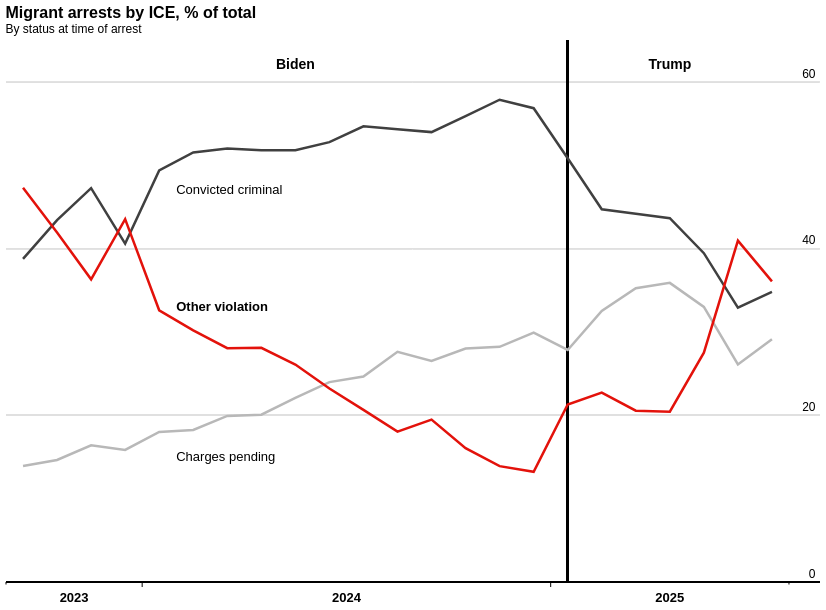

The notebook cell saved with this chart:
### Code cell
# Define percentage breakdown chart
spec_percentage = {
    "$schema": "https://vega.github.io/schema/vega-lite/v6.json",
    "config": {
        "view": {"continuousWidth": 300, "continuousHeight": 300, "stroke": "transparent"},
        "axis": {
            "domainColor": "black",
            "domainWidth": 1,
            "labelFont": "Arial, sans-serif",
            "labelFontSize": 12,
            "titleFont": "Arial, sans-serif",
            "titleFontSize": 13
        },
        "title": {
            "anchor": "start",
            "font": "Arial, sans-serif",
            "fontSize": 16,
            "fontWeight": "bold"
        }
    },
    "width": 800,
    "height": 500,
    "title": {
        "text": "Migrant arrests by ICE, % of total",
        "subtitle": "By status at time of arrest",
        "anchor": "start"
    },
    "data": {"values": status_counts.to_dict('records')},
    "layer": [
        {"mark": {"type": "rule", "strokeWidth": 1, "color": "#e0e0e0"}, "encoding": {"y": {"datum": 20}, "x": {"datum": -0.5}, "x2": {"datum": 23.4}}},
        {"mark": {"type": "rule", "strokeWidth": 1, "color": "#e0e0e0"}, "encoding": {"y": {"datum": 40}, "x": {"datum": -0.5}, "x2": {"datum": 23.4}}},
        {"mark": {"type": "rule", "strokeWidth": 1, "color": "#e0e0e0"}, "encoding": {"y": {"datum": 60}, "x": {"datum": -0.5}, "x2": {"datum": 23.4}}},
        {"mark": {"type": "rule", "strokeWidth": 2, "color": "black"}, "encoding": {"x": {"datum": 16}, "y": {"datum": 0}, "y2": {"datum": 65}}},
        {
            "mark": {"type": "line", "point": {"filled": True, "size": 100, "opacity": 0}, "strokeWidth": 2.5, "tooltip": True},
            "encoding": {
                "x": {
                    "field": "x_pos",
                    "type": "quantitative",
                    "axis": {
                        "title": None,
                        "labels": False,
                        "ticks": False,
                        "grid": False,
                        "domain": True,
                        "domainColor": "black",
                        "domainWidth": 2,
                        "domainOpacity": 1
                    },
                    "scale": {"domain": [-0.5, 23], "nice": False}
                },
                "y": {
                    "field": "percentage",
                    "type": "quantitative",
                    "axis": {
                        "title": None,
                        "grid": False,
                        "labels": True,
                        "values": [0, 20, 40, 60],
                        "domain": False,
                        "ticks": False,
                        "orient": "right",
                        "labelAlign": "right",
                        "labelBaseline": "middle",
                        "labelPadding": 9,
                        "labelOffset": -9
                    },
                    "scale": {"domain": [0, 60]}
                },
                "color": {
                    "field": "category",
                    "type": "nominal",
                    "scale": {"domain": ["Convicted criminal", "Other violation", "Charges pending"], "range": ["#404040", "#E3120B", "#B8B8B8"]},
                    "legend": None
                },
                "detail": {"field": "category", "type": "nominal"},
                "tooltip": [
                    {"field": "date", "type": "temporal", "title": "Month", "format": "%b %Y"},
                    {"field": "category", "type": "nominal", "title": "Status"},
                    {"field": "percentage", "type": "quantitative", "title": "Percentage", "format": ".1f"}
                ]
            }
        },
        {"mark": {"type": "rule", "strokeWidth": 1, "color": "black"}, "encoding": {"y": {"datum": 0, "type": "quantitative"}, "x": {"datum": -0.5, "type": "quantitative"}, "x2": {"datum": 23.4}}},
        {
            "data": {"values": [{"x": -0.5}, {"x": 22.5}]},
            "mark": {"type": "rule", "strokeWidth": 1, "color": "#000000"},
            "encoding": {"x": {"field": "x", "type": "quantitative", "axis": None}, "y": {"datum": 0}, "y2": {"datum": -0.3}}
        },
        {
            "data": {"values": [{"x": 3.5}, {"x": 15.5}]},
            "mark": {"type": "rule", "strokeWidth": 1, "color": "#000000"},
            "encoding": {"x": {"field": "x", "type": "quantitative", "axis": None}, "y": {"datum": 0}, "y2": {"datum": -0.6}}
        },
        {
            "data": {"values": [{"year": "2023", "x_pos": 1.5}, {"year": "2024", "x_pos": 9.5}, {"year": "2025", "x_pos": 19}]},
            "mark": {"type": "text", "fontSize": 13, "fontWeight": "bold", "baseline": "top", "dy": 10},
            "encoding": {"x": {"field": "x_pos", "type": "quantitative", "axis": None}, "y": {"datum": 0}, "text": {"field": "year", "type": "nominal"}}
        },
        {
            "data": {"values": [{"label": "Biden", "x_pos": 8}]},
            "mark": {"type": "text", "fontSize": 14, "fontWeight": "bold", "baseline": "middle"},
            "encoding": {"x": {"field": "x_pos", "type": "quantitative", "axis": None}, "y": {"datum": 62}, "text": {"field": "label", "type": "nominal"}}
        },
        {
            "data": {"values": [{"label": "Trump", "x_pos": 19}]},
            "mark": {"type": "text", "fontSize": 14, "fontWeight": "bold", "baseline": "middle"},
            "encoding": {"x": {"field": "x_pos", "type": "quantitative", "axis": None}, "y": {"datum": 62}, "text": {"field": "label", "type": "nominal"}}
        },
        {
            "data": {"values": [{"label": "Convicted criminal", "x_pos": 4.5, "y": 47}]},
            "mark": {"type": "text", "align": "left", "baseline": "middle", "fontSize": 13, "fontWeight": "normal"},
            "encoding": {"x": {"field": "x_pos", "type": "quantitative", "axis": None}, "y": {"field": "y", "type": "quantitative"}, "text": {"field": "label", "type": "nominal"}}
        },
        {
            "data": {"values": [{"label": "Other violation", "x_pos": 4.5, "y": 33}]},
            "mark": {"type": "text", "align": "left", "baseline": "middle", "fontSize": 13, "fontWeight": "bold"},
            "encoding": {"x": {"field": "x_pos", "type": "quantitative", "axis": None}, "y": {"field": "y", "type": "quantitative"}, "text": {"field": "label", "type": "nominal"}}
        },
        {
            "data": {"values": [{"label": "Charges pending", "x_pos": 4.5, "y": 15}]},
            "mark": {"type": "text", "align": "left", "baseline": "middle", "fontSize": 13, "fontWeight": "normal"},
            "encoding": {"x": {"field": "x_pos", "type": "quantitative", "axis": None}, "y": {"field": "y", "type": "quantitative"}, "text": {"field": "label", "type": "nominal"}}
        }
    ]
}

chart_percentage = alt.Chart.from_dict(spec_percentage)
chart_percentage

### Figure 1 — Vega-Lite specification as saved in the notebook (floating-point values rounded to 4 significant figures)
{"config": {"view": {"continuousWidth": 300, "continuousHeight": 300, "stroke": "transparent"}, "axis": {"domainColor": "black", "domainWidth": 1, "labelFont": "Arial, sans-serif", "labelFontSize": 12, "titleFont": "Arial, sans-serif", "titleFontSize": 13}, "title": {"anchor": "start", "font": "Arial, sans-serif", "fontSize": 16, "fontWeight": "bold"}}, "layer": [{"mark": {"type": "rule", "color": "#e0e0e0", "strokeWidth": 1}, "encoding": {"x": {"datum": -0.5}, "x2": {"datum": 23.4}, "y": {"datum": 20}}}, {"mark": {"type": "rule", "color": "#e0e0e0", "strokeWidth": 1}, "encoding": {"x": {"datum": -0.5}, "x2": {"datum": 23.4}, "y": {"datum": 40}}}, {"mark": {"type": "rule", "color": "#e0e0e0", "strokeWidth": 1}, "encoding": {"x": {"datum": -0.5}, "x2": {"datum": 23.4}, "y": {"datum": 60}}}, {"mark": {"type": "rule", "color": "black", "strokeWidth": 2}, "encoding": {"x": {"datum": 16}, "y": {"datum": 0}, "y2": {"datum": 65}}}, {"mark": {"type": "line", "point": {"filled": true, "opacity": 0, "size": 100}, "strokeWidth": 2.5, "tooltip": true}, "encoding": {"color": {"field": "category", "legend": null, "scale": {"domain": ["Convicted criminal", "Other violation", "Charges pending"], "range": ["#404040", "#E3120B", "#B8B8B8"]}, "type": "nominal"}, "detail": {"field": "category", "type": "nominal"}, "tooltip": [{"field": "date", "format": "%b %Y", "title": "Month", "type": "temporal"}, {"field": "category", "title": "Status", "type": "nominal"}, {"field": "percentage", "format": ".1f", "title": "Percentage", "type": "quantitative"}], "x": {"axis": {"domain": true, "domainColor": "black", "domainOpacity": 1, "domainWidth": 2, "grid": false, "labels": false, "ticks": false, "title": null}, "field": "x_pos", "scale": {"domain": [-0.5, 23], "nice": false}, "type": "quantitative"}, "y": {"axis": {"domain": false, "grid": false, "labelAlign": "right", "labelBaseline": "middle", "labelOffset": -9, "labelPadding": 9, "labels": true, "orient": "right", "ticks": false, "title": null, "values": [0, 20, 40, 60]}, "field": "percentage", "scale": {"domain": [0, 60]}, "type": "quantitative"}}}, {"mark": {"type": "rule", "color": "black", "strokeWidth": 1}, "encoding": {"x": {"datum": -0.5, "type": "quantitative"}, "x2": {"datum": 23.4}, "y": {"datum": 0, "type": "quantitative"}}}, {"mark": {"type": "rule", "color": "#000000", "strokeWidth": 1}, "data": {"values": [{"x": -0.5}, {"x": 22.5}]}, "encoding": {"x": {"axis": null, "field": "x", "type": "quantitative"}, "y": {"datum": 0}, "y2": {"datum": -0.3}}}, {"mark": {"type": "rule", "color": "#000000", "strokeWidth": 1}, "data": {"values": [{"x": 3.5}, {"x": 15.5}]}, "encoding": {"x": {"axis": null, "field": "x", "type": "quantitative"}, "y": {"datum": 0}, "y2": {"datum": -0.6}}}, {"mark": {"type": "text", "baseline": "top", "dy": 10, "fontSize": 13, "fontWeight": "bold"}, "data": {"values": [{"year": "2023", "x_pos": 1.5}, {"year": "2024", "x_pos": 9.5}, {"year": "2025", "x_pos": 19}]}, "encoding": {"text": {"field": "year", "type": "nominal"}, "x": {"axis": null, "field": "x_pos", "type": "quantitative"}, "y": {"datum": 0}}}, {"mark": {"type": "text", "baseline": "middle", "fontSize": 14, "fontWeight": "bold"}, "data": {"values": [{"label": "Biden", "x_pos": 8}]}, "encoding": {"text": {"field": "label", "type": "nominal"}, "x": {"axis": null, "field": "x_pos", "type": "quantitative"}, "y": {"datum": 62}}}, {"mark": {"type": "text", "baseline": "middle", "fontSize": 14, "fontWeight": "bold"}, "data": {"values": [{"label": "Trump", "x_pos": 19}]}, "encoding": {"text": {"field": "label", "type": "nominal"}, "x": {"axis": null, "field": "x_pos", "type": "quantitative"}, "y": {"datum": 62}}}, {"mark": {"type": "text", "align": "left", "baseline": "middle", "fontSize": 13, "fontWeight": "normal"}, "data": {"values": [{"label": "Convicted criminal", "x_pos": 4.5, "y": 47}]}, "encoding": {"text": {"field": "label", "type": "nominal"}, "x": {"axis": null, "field": "x_pos", "type": "quantitative"}, "y": {"field": "y", "type": "quantitative"}}}, {"mark": {"type": "text", "align": "left", "baseline": "middle", "fontSize": 13, "fontWeight": "bold"}, "data": {"values": [{"label": "Other violation", "x_pos": 4.5, "y": 33}]}, "encoding": {"text": {"field": "label", "type": "nominal"}, "x": {"axis": null, "field": "x_pos", "type": "quantitative"}, "y": {"field": "y", "type": "quantitative"}}}, {"mark": {"type": "text", "align": "left", "baseline": "middle", "fontSize": 13, "fontWeight": "normal"}, "data": {"values": [{"label": "Charges pending", "x_pos": 4.5, "y": 15}]}, "encoding": {"text": {"field": "label", "type": "nominal"}, "x": {"axis": null, "field": "x_pos", "type": "quantitative"}, "y": {"field": "y", "type": "quantitative"}}}], "data": {"name": "data-a4d96ecce02801940ffb12e557867634"}, "height": 500, "title": {"text": "Migrant arrests by ICE, % of total", "anchor": "start", "subtitle": "By status at time of arrest"}, "width": 800, "$schema": "https://vega.github.io/schema/vega-lite/v6.json", "datasets": {"data-a4d96ecce02801940ffb12e557867634": [{"apprehension_criminality": "1 Convicted Criminal", "arrests": 4148, "total_arrests": 10698, "percentage": 38.77, "date": "2023-09-01T00:00:00", "date_str": "2023-09-01", "admin": "Biden", "category": "Convicted criminal", "color": "#404040", "x_pos": 0, "sort_order": 3, "month_letter": "S"}, {"apprehension_criminality": "2 Pending Criminal Charges", "arrests": 1489, "total_arrests": 10698, "percentage": 13.92, "date": "2023-09-01T00:00:00", "date_str": "2023-09-01", "admin": "Biden", "category": "Charges pending", "color": "#B8B8B8", "x_pos": 0, "sort_order": 1, "month_letter": "S"}, {"apprehension_criminality": "3 Other Immigration Violator", "arrests": 5061, "total_arrests": 10698, "percentage": 47.31, "date": "2023-09-01T00:00:00", "date_str": "2023-09-01", "admin": "Biden", "category": "Other violation", "color": "#E3120B", "x_pos": 0, "sort_order": 2, "month_letter": "S"}, {"apprehension_criminality": "1 Convicted Criminal", "arrests": 4428, "total_arrests": 10197, "percentage": 43.42, "date": "2023-10-01T00:00:00", "date_str": "2023-10-01", "admin": "Biden", "category": "Convicted criminal", "color": "#404040", "x_pos": 1, "sort_order": 3, "month_letter": "O"}, {"apprehension_criminality": "2 Pending Criminal Charges", "arrests": 1493, "total_arrests": 10197, "percentage": 14.64, "date": "2023-10-01T00:00:00", "date_str": "2023-10-01", "admin": "Biden", "category": "Charges pending", "color": "#B8B8B8", "x_pos": 1, "sort_order": 1, "month_letter": "O"}, {"apprehension_criminality": "3 Other Immigration Violator", "arrests": 4276, "total_arrests": 10197, "percentage": 41.93, "date": "2023-10-01T00:00:00", "date_str": "2023-10-01", "admin": "Biden", "category": "Other violation", "color": "#E3120B", "x_pos": 1, "sort_order": 2, "month_letter": "O"}, {"apprehension_criminality": "1 Convicted Criminal", "arrests": 4266, "total_arrests": 9025, "percentage": 47.27, "date": "2023-11-01T00:00:00", "date_str": "2023-11-01", "admin": "Biden", "category": "Convicted criminal", "color": "#404040", "x_pos": 2, "sort_order": 3, "month_letter": "N"}, {"apprehension_criminality": "2 Pending Criminal Charges", "arrests": 1481, "total_arrests": 9025, "percentage": 16.41, "date": "2023-11-01T00:00:00", "date_str": "2023-11-01", "admin": "Biden", "category": "Charges pending", "color": "#B8B8B8", "x_pos": 2, "sort_order": 1, "month_letter": "N"}, {"apprehension_criminality": "3 Other Immigration Violator", "arrests": 3278, "total_arrests": 9025, "percentage": 36.32, "date": "2023-11-01T00:00:00", "date_str": "2023-11-01", "admin": "Biden", "category": "Other violation", "color": "#E3120B", "x_pos": 2, "sort_order": 2, "month_letter": "N"}, {"apprehension_criminality": "1 Convicted Criminal", "arrests": 4038, "total_arrests": 9944, "percentage": 40.61, "date": "2023-12-01T00:00:00", "date_str": "2023-12-01", "admin": "Biden", "category": "Convicted criminal", "color": "#404040", "x_pos": 3, "sort_order": 3, "month_letter": "D"}, {"apprehension_criminality": "2 Pending Criminal Charges", "arrests": 1576, "total_arrests": 9944, "percentage": 15.85, "date": "2023-12-01T00:00:00", "date_str": "2023-12-01", "admin": "Biden", "category": "Charges pending", "color": "#B8B8B8", "x_pos": 3, "sort_order": 1, "month_letter": "D"}, {"apprehension_criminality": "3 Other Immigration Violator", "arrests": 4330, "total_arrests": 9944, "percentage": 43.54, "date": "2023-12-01T00:00:00", "date_str": "2023-12-01", "admin": "Biden", "category": "Other violation", "color": "#E3120B", "x_pos": 3, "sort_order": 2, "month_letter": "D"}, {"apprehension_criminality": "1 Convicted Criminal", "arrests": 4253, "total_arrests": 8612, "percentage": 49.38, "date": "2024-01-01T00:00:00", "date_str": "2024-01-01", "admin": "Biden", "category": "Convicted criminal", "color": "#404040", "x_pos": 4, "sort_order": 3, "month_letter": "J"}, {"apprehension_criminality": "2 Pending Criminal Charges", "arrests": 1551, "total_arrests": 8612, "percentage": 18.01, "date": "2024-01-01T00:00:00", "date_str": "2024-01-01", "admin": "Biden", "category": "Charges pending", "color": "#B8B8B8", "x_pos": 4, "sort_order": 1, "month_letter": "J"}, {"apprehension_criminality": "3 Other Immigration Violator", "arrests": 2808, "total_arrests": 8612, "percentage": 32.61, "date": "2024-01-01T00:00:00", "date_str": "2024-01-01", "admin": "Biden", "category": "Other violation", "color": "#E3120B", "x_pos": 4, "sort_order": 2, "month_letter": "J"}, {"apprehension_criminality": "1 Convicted Criminal", "arrests": 5011, "total_arrests": 9720, "percentage": 51.55, "date": "2024-02-01T00:00:00", "date_str": "2024-02-01", "admin": "Biden", "category": "Convicted criminal", "color": "#404040", "x_pos": 5, "sort_order": 3, "month_letter": "F"}, {"apprehension_criminality": "2 Pending Criminal Charges", "arrests": 1773, "total_arrests": 9720, "percentage": 18.24, "date": "2024-02-01T00:00:00", "date_str": "2024-02-01", "admin": "Biden", "category": "Charges pending", "color": "#B8B8B8", "x_pos": 5, "sort_order": 1, "month_letter": "F"}, {"apprehension_criminality": "3 Other Immigration Violator", "arrests": 2936, "total_arrests": 9720, "percentage": 30.21, "date": "2024-02-01T00:00:00", "date_str": "2024-02-01", "admin": "Biden", "category": "Other violation", "color": "#E3120B", "x_pos": 5, "sort_order": 2, "month_letter": "F"}, {"apprehension_criminality": "1 Convicted Criminal", "arrests": 5084, "total_arrests": 9775, "percentage": 52.01, "date": "2024-03-01T00:00:00", "date_str": "2024-03-01", "admin": "Biden", "category": "Convicted criminal", "color": "#404040", "x_pos": 6, "sort_order": 3, "month_letter": "M"}, {"apprehension_criminality": "2 Pending Criminal Charges", "arrests": 1948, "total_arrests": 9775, "percentage": 19.93, "date": "2024-03-01T00:00:00", "date_str": "2024-03-01", "admin": "Biden", "category": "Charges pending", "color": "#B8B8B8", "x_pos": 6, "sort_order": 1, "month_letter": "M"}, {"apprehension_criminality": "3 Other Immigration Violator", "arrests": 2743, "total_arrests": 9775, "percentage": 28.06, "date": "2024-03-01T00:00:00", "date_str": "2024-03-01", "admin": "Biden", "category": "Other violation", "color": "#E3120B", "x_pos": 6, "sort_order": 2, "month_letter": "M"}, {"apprehension_criminality": "1 Convicted Criminal", "arrests": 5356, "total_arrests": 10336, "percentage": 51.82, "date": "2024-04-01T00:00:00", "date_str": "2024-04-01", "admin": "Biden", "category": "Convicted criminal", "color": "#404040", "x_pos": 7, "sort_order": 3, "month_letter": "A"}, {"apprehension_criminality": "2 Pending Criminal Charges", "arrests": 2075, "total_arrests": 10336, "percentage": 20.08, "date": "2024-04-01T00:00:00", "date_str": "2024-04-01", "admin": "Biden", "category": "Charges pending", "color": "#B8B8B8", "x_pos": 7, "sort_order": 1, "month_letter": "A"}, {"apprehension_criminality": "3 Other Immigration Violator", "arrests": 2905, "total_arrests": 10336, "percentage": 28.11, "date": "2024-04-01T00:00:00", "date_str": "2024-04-01", "admin": "Biden", "category": "Other violation", "color": "#E3120B", "x_pos": 7, "sort_order": 2, "month_letter": "A"}, {"apprehension_criminality": "1 Convicted Criminal", "arrests": 5376, "total_arrests": 10377, "percentage": 51.81, "date": "2024-05-01T00:00:00", "date_str": "2024-05-01", "admin": "Biden", "category": "Convicted criminal", "color": "#404040", "x_pos": 8, "sort_order": 3, "month_letter": "M"}, {"apprehension_criminality": "2 Pending Criminal Charges", "arrests": 2293, "total_arrests": 10377, "percentage": 22.1, "date": "2024-05-01T00:00:00", "date_str": "2024-05-01", "admin": "Biden", "category": "Charges pending", "color": "#B8B8B8", "x_pos": 8, "sort_order": 1, "month_letter": "M"}, {"apprehension_criminality": "3 Other Immigration Violator", "arrests": 2708, "total_arrests": 10377, "percentage": 26.1, "date": "2024-05-01T00:00:00", "date_str": "2024-05-01", "admin": "Biden", "category": "Other violation", "color": "#E3120B", "x_pos": 8, "sort_order": 2, "month_letter": "M"}, {"apprehension_criminality": "1 Convicted Criminal", "arrests": 4577, "total_arrests": 8671, "percentage": 52.79, "date": "2024-06-01T00:00:00", "date_str": "2024-06-01", "admin": "Biden", "category": "Convicted criminal", "color": "#404040", "x_pos": 9, "sort_order": 3, "month_letter": "J"}, {"apprehension_criminality": "2 Pending Criminal Charges", "arrests": 2080, "total_arrests": 8671, "percentage": 23.99, "date": "2024-06-01T00:00:00", "date_str": "2024-06-01", "admin": "Biden", "category": "Charges pending", "color": "#B8B8B8", "x_pos": 9, "sort_order": 1, "month_letter": "J"}, {"apprehension_criminality": "3 Other Immigration Violator", "arrests": 2014, "total_arrests": 8671, "percentage": 23.23, "date": "2024-06-01T00:00:00", "date_str": "2024-06-01", "admin": "Biden", "category": "Other violation", "color": "#E3120B", "x_pos": 9, "sort_order": 2, "month_letter": "J"}, {"apprehension_criminality": "1 Convicted Criminal", "arrests": 5243, "total_arrests": 9589, "percentage": 54.68, "date": "2024-07-01T00:00:00", "date_str": "2024-07-01", "admin": "Biden", "category": "Convicted criminal", "color": "#404040", "x_pos": 10, "sort_order": 3, "month_letter": "J"}, {"apprehension_criminality": "2 Pending Criminal Charges", "arrests": 2365, "total_arrests": 9589, "percentage": 24.66, "date": "2024-07-01T00:00:00", "date_str": "2024-07-01", "admin": "Biden", "category": "Charges pending", "color": "#B8B8B8", "x_pos": 10, "sort_order": 1, "month_letter": "J"}, {"apprehension_criminality": "3 Other Immigration Violator", "arrests": 1981, "total_arrests": 9589, "percentage": 20.66, "date": "2024-07-01T00:00:00", "date_str": "2024-07-01", "admin": "Biden", "category": "Other violation", "color": "#E3120B", "x_pos": 10, "sort_order": 2, "month_letter": "J"}, {"apprehension_criminality": "1 Convicted Criminal", "arrests": 5055, "total_arrests": 9304, "percentage": 54.33, "date": "2024-08-01T00:00:00", "date_str": "2024-08-01", "admin": "Biden", "category": "Convicted criminal", "color": "#404040", "x_pos": 11, "sort_order": 3, "month_letter": "A"}, {"apprehension_criminality": "2 Pending Criminal Charges", "arrests": 2570, "total_arrests": 9304, "percentage": 27.62, "date": "2024-08-01T00:00:00", "date_str": "2024-08-01", "admin": "Biden", "category": "Charges pending", "color": "#B8B8B8", "x_pos": 11, "sort_order": 1, "month_letter": "A"}, {"apprehension_criminality": "3 Other Immigration Violator", "arrests": 1679, "total_arrests": 9304, "percentage": 18.05, "date": "2024-08-01T00:00:00", "date_str": "2024-08-01", "admin": "Biden", "category": "Other violation", "color": "#E3120B", "x_pos": 11, "sort_order": 2, "month_letter": "A"}, {"apprehension_criminality": "1 Convicted Criminal", "arrests": 4585, "total_arrests": 8493, "percentage": 53.99, "date": "2024-09-01T00:00:00", "date_str": "2024-09-01", "admin": "Biden", "category": "Convicted criminal", "color": "#404040", "x_pos": 12, "sort_order": 3, "month_letter": "S"}, {"apprehension_criminality": "2 Pending Criminal Charges", "arrests": 2253, "total_arrests": 8493, "percentage": 26.53, "date": "2024-09-01T00:00:00", "date_str": "2024-09-01", "admin": "Biden", "category": "Charges pending", "color": "#B8B8B8", "x_pos": 12, "sort_order": 1, "month_letter": "S"}, {"apprehension_criminality": "3 Other Immigration Violator", "arrests": 1655, "total_arrests": 8493, "percentage": 19.49, "date": "2024-09-01T00:00:00", "date_str": "2024-09-01", "admin": "Biden", "category": "Other violation", "color": "#E3120B", "x_pos": 12, "sort_order": 2, "month_letter": "S"}, {"apprehension_criminality": "1 Convicted Criminal", "arrests": 5399, "total_arrests": 9655, "percentage": 55.92, "date": "2024-10-01T00:00:00", "date_str": "2024-10-01", "admin": "Biden", "category": "Convicted criminal", "color": "#404040", "x_pos": 13, "sort_order": 3, "month_letter": "O"}, {"apprehension_criminality": "2 Pending Criminal Charges", "arrests": 2705, "total_arrests": 9655, "percentage": 28.02, "date": "2024-10-01T00:00:00", "date_str": "2024-10-01", "admin": "Biden", "category": "Charges pending", "color": "#B8B8B8", "x_pos": 13, "sort_order": 1, "month_letter": "O"}, {"apprehension_criminality": "3 Other Immigration Violator", "arrests": 1551, "total_arrests": 9655, "percentage": 16.06, "date": "2024-10-01T00:00:00", "date_str": "2024-10-01", "admin": "Biden", "category": "Other violation", "color": "#E3120B", "x_pos": 13, "sort_order": 2, "month_letter": "O"}, {"apprehension_criminality": "1 Convicted Criminal", "arrests": 4796, "total_arrests": 8287, "percentage": 57.87, "date": "2024-11-01T00:00:00", "date_str": "2024-11-01", "admin": "Biden", "category": "Convicted criminal", "color": "#404040", "x_pos": 14, "sort_order": 3, "month_letter": "N"}, {"apprehension_criminality": "2 Pending Criminal Charges", "arrests": 2339, "total_arrests": 8287, "percentage": 28.22, "date": "2024-11-01T00:00:00", "date_str": "2024-11-01", "admin": "Biden", "category": "Charges pending", "color": "#B8B8B8", "x_pos": 14, "sort_order": 1, "month_letter": "N"}, {"apprehension_criminality": "3 Other Immigration Violator", "arrests": 1152, "total_arrests": 8287, "percentage": 13.9, "date": "2024-11-01T00:00:00", "date_str": "2024-11-01", "admin": "Biden", "category": "Other violation", "color": "#E3120B", "x_pos": 14, "sort_order": 2, "month_letter": "N"}, {"apprehension_criminality": "1 Convicted Criminal", "arrests": 4905, "total_arrests": 8627, "percentage": 56.86, "date": "2024-12-01T00:00:00", "date_str": "2024-12-01", "admin": "Biden", "category": "Convicted criminal", "color": "#404040", "x_pos": 15, "sort_order": 3, "month_letter": "D"}, {"apprehension_criminality": "2 Pending Criminal Charges", "arrests": 2581, "total_arrests": 8627, "percentage": 29.92, "date": "2024-12-01T00:00:00", "date_str": "2024-12-01", "admin": "Biden", "category": "Charges pending", "color": "#B8B8B8", "x_pos": 15, "sort_order": 1, "month_letter": "D"}, {"apprehension_criminality": "3 Other Immigration Violator", "arrests": 1141, "total_arrests": 8627, "percentage": 13.23, "date": "2024-12-01T00:00:00", "date_str": "2024-12-01", "admin": "Biden", "category": "Other violation", "color": "#E3120B", "x_pos": 15, "sort_order": 2, "month_letter": "D"}, {"apprehension_criminality": "1 Convicted Criminal", "arrests": 6296, "total_arrests": 12380, "percentage": 50.86, "date": "2025-01-01T00:00:00", "date_str": "2025-01-01", "admin": "Biden", "category": "Convicted criminal", "color": "#404040", "x_pos": 16, "sort_order": 3, "month_letter": "J"}, {"apprehension_criminality": "2 Pending Criminal Charges", "arrests": 3447, "total_arrests": 12380, "percentage": 27.84, "date": "2025-01-01T00:00:00", "date_str": "2025-01-01", "admin": "Biden", "category": "Charges pending", "color": "#B8B8B8", "x_pos": 16, "sort_order": 1, "month_letter": "J"}, {"apprehension_criminality": "3 Other Immigration Violator", "arrests": 2637, "total_arrests": 12380, "percentage": 21.3, "date": "2025-01-01T00:00:00", "date_str": "2025-01-01", "admin": "Biden", "category": "Other violation", "color": "#E3120B", "x_pos": 16, "sort_order": 2, "month_letter": "J"}, {"apprehension_criminality": "1 Convicted Criminal", "arrests": 7806, "total_arrests": 17452, "percentage": 44.73, "date": "2025-02-01T00:00:00", "date_str": "2025-02-01", "admin": "Trump", "category": "Convicted criminal", "color": "#404040", "x_pos": 17, "sort_order": 3, "month_letter": "F"}, {"apprehension_criminality": "2 Pending Criminal Charges", "arrests": 5678, "total_arrests": 17452, "percentage": 32.53, "date": "2025-02-01T00:00:00", "date_str": "2025-02-01", "admin": "Trump", "category": "Charges pending", "color": "#B8B8B8", "x_pos": 17, "sort_order": 1, "month_letter": "F"}, {"apprehension_criminality": "3 Other Immigration Violator", "arrests": 3968, "total_arrests": 17452, "percentage": 22.74, "date": "2025-02-01T00:00:00", "date_str": "2025-02-01", "admin": "Trump", "category": "Other violation", "color": "#E3120B", "x_pos": 17, "sort_order": 2, "month_letter": "F"}, {"apprehension_criminality": "1 Convicted Criminal", "arrests": 8374, "total_arrests": 18952, "percentage": 44.19, "date": "2025-03-01T00:00:00", "date_str": "2025-03-01", "admin": "Trump", "category": "Convicted criminal", "color": "#404040", "x_pos": 18, "sort_order": 3, "month_letter": "M"}, {"apprehension_criminality": "2 Pending Criminal Charges", "arrests": 6682, "total_arrests": 18952, "percentage": 35.26, "date": "2025-03-01T00:00:00", "date_str": "2025-03-01", "admin": "Trump", "category": "Charges pending", "color": "#B8B8B8", "x_pos": 18, "sort_order": 1, "month_letter": "M"}, {"apprehension_criminality": "3 Other Immigration Violator", "arrests": 3896, "total_arrests": 18952, "percentage": 20.56, "date": "2025-03-01T00:00:00", "date_str": "2025-03-01", "admin": "Trump", "category": "Other violation", "color": "#E3120B", "x_pos": 18, "sort_order": 2, "month_letter": "M"}, {"apprehension_criminality": "1 Convicted Criminal", "arrests": 7839, "total_arrests": 17954, "percentage": 43.66, "date": "2025-04-01T00:00:00", "date_str": "2025-04-01", "admin": "Trump", "category": "Convicted criminal", "color": "#404040", "x_pos": 19, "sort_order": 3, "month_letter": "A"}, {"apprehension_criminality": "2 Pending Criminal Charges", "arrests": 6445, "total_arrests": 17954, "percentage": 35.9, "date": "2025-04-01T00:00:00", "date_str": "2025-04-01", "admin": "Trump", "category": "Charges pending", "color": "#B8B8B8", "x_pos": 19, "sort_order": 1, "month_letter": "A"}, {"apprehension_criminality": "3 Other Immigration Violator", "arrests": 3670, "total_arrests": 17954, "percentage": 20.44, "date": "2025-04-01T00:00:00", "date_str": "2025-04-01", "admin": "Trump", "category": "Other violation", "color": "#E3120B", "x_pos": 19, "sort_order": 2, "month_letter": "A"}, {"apprehension_criminality": "1 Convicted Criminal", "arrests": 8977, "total_arrests": 22749, "percentage": 39.46, "date": "2025-05-01T00:00:00", "date_str": "2025-05-01", "admin": "Trump", "category": "Convicted criminal", "color": "#404040", "x_pos": 20, "sort_order": 3, "month_letter": "M"}, {"apprehension_criminality": "2 Pending Criminal Charges", "arrests": 7511, "total_arrests": 22749, "percentage": 33.02, "date": "2025-05-01T00:00:00", "date_str": "2025-05-01", "admin": "Trump", "category": "Charges pending", "color": "#B8B8B8", "x_pos": 20, "sort_order": 1, "month_letter": "M"}, {"apprehension_criminality": "3 Other Immigration Violator", "arrests": 6261, "total_arrests": 22749, "percentage": 27.52, "date": "2025-05-01T00:00:00", "date_str": "2025-05-01", "admin": "Trump", "category": "Other violation", "color": "#E3120B", "x_pos": 20, "sort_order": 2, "month_letter": "M"}, {"apprehension_criminality": "1 Convicted Criminal", "arrests": 10083, "total_arrests": 30617, "percentage": 32.93, "date": "2025-06-01T00:00:00", "date_str": "2025-06-01", "admin": "Trump", "category": "Convicted criminal", "color": "#404040", "x_pos": 21, "sort_order": 3, "month_letter": "J"}, {"apprehension_criminality": "2 Pending Criminal Charges", "arrests": 7992, "total_arrests": 30617, "percentage": 26.1, "date": "2025-06-01T00:00:00", "date_str": "2025-06-01", "admin": "Trump", "category": "Charges pending", "color": "#B8B8B8", "x_pos": 21, "sort_order": 1, "month_letter": "J"}, {"apprehension_criminality": "3 Other Immigration Violator", "arrests": 12542, "total_arrests": 30617, "percentage": 40.96, "date": "2025-06-01T00:00:00", "date_str": "2025-06-01", "admin": "Trump", "category": "Other violation", "color": "#E3120B", "x_pos": 21, "sort_order": 2, "month_letter": "J"}, {"apprehension_criminality": "1 Convicted Criminal", "arrests": 9540, "total_arrests": 27412, "percentage": 34.8, "date": "2025-07-01T00:00:00", "date_str": "2025-07-01", "admin": "Trump", "category": "Convicted criminal", "color": "#404040", "x_pos": 22, "sort_order": 3, "month_letter": "J"}, {"apprehension_criminality": "2 Pending Criminal Charges", "arrests": 7984, "total_arrests": 27412, "percentage": 29.13, "date": "2025-07-01T00:00:00", "date_str": "2025-07-01", "admin": "Trump", "category": "Charges pending", "color": "#B8B8B8", "x_pos": 22, "sort_order": 1, "month_letter": "J"}, {"apprehension_criminality": "3 Other Immigration Violator", "arrests": 9888, "total_arrests": 27412, "percentage": 36.07, "date": "2025-07-01T00:00:00", "date_str": "2025-07-01", "admin": "Trump", "category": "Other violation", "color": "#E3120B", "x_pos": 22, "sort_order": 2, "month_letter": "J"}]}}
